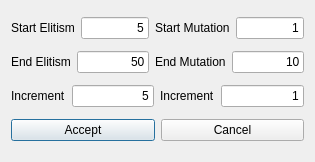
<?xml version="1.0" encoding="UTF-8"?>
<ui version="4.0">
 <class>CustomTestDialog</class>
 <widget class="QDialog" name="CustomTestDialog">
  <property name="geometry">
   <rect>
    <x>0</x>
    <y>0</y>
    <width>315</width>
    <height>162</height>
   </rect>
  </property>
  <property name="windowTitle">
   <string>RLP - Test Custom Algorithm</string>
  </property>
  <layout class="QVBoxLayout" name="verticalLayout">
   <item>
    <layout class="QHBoxLayout" name="horizontalLayout">
     <item>
      <widget class="QLabel" name="label">
       <property name="text">
        <string>Start Elitism</string>
       </property>
      </widget>
     </item>
     <item>
      <widget class="QLineEdit" name="lineEditStartElitism">
       <property name="text">
        <string>5</string>
       </property>
       <property name="alignment">
        <set>Qt::AlignRight|Qt::AlignTrailing|Qt::AlignVCenter</set>
       </property>
      </widget>
     </item>
     <item>
      <widget class="QLabel" name="label_4">
       <property name="text">
        <string>Start Mutation</string>
       </property>
      </widget>
     </item>
     <item>
      <widget class="QLineEdit" name="lineEditStartMutation">
       <property name="text">
        <string>1</string>
       </property>
       <property name="alignment">
        <set>Qt::AlignRight|Qt::AlignTrailing|Qt::AlignVCenter</set>
       </property>
      </widget>
     </item>
    </layout>
   </item>
   <item>
    <layout class="QHBoxLayout" name="horizontalLayout_2">
     <item>
      <widget class="QLabel" name="label_2">
       <property name="text">
        <string>End Elitism</string>
       </property>
      </widget>
     </item>
     <item>
      <widget class="QLineEdit" name="lineEditEndElitism">
       <property name="text">
        <string>50</string>
       </property>
       <property name="alignment">
        <set>Qt::AlignRight|Qt::AlignTrailing|Qt::AlignVCenter</set>
       </property>
      </widget>
     </item>
     <item>
      <widget class="QLabel" name="label_5">
       <property name="text">
        <string>End Mutation</string>
       </property>
      </widget>
     </item>
     <item>
      <widget class="QLineEdit" name="lineEditEndMutation">
       <property name="text">
        <string>10</string>
       </property>
       <property name="alignment">
        <set>Qt::AlignRight|Qt::AlignTrailing|Qt::AlignVCenter</set>
       </property>
      </widget>
     </item>
    </layout>
   </item>
   <item>
    <layout class="QHBoxLayout" name="horizontalLayout_3">
     <item>
      <widget class="QLabel" name="label_3">
       <property name="text">
        <string>Increment</string>
       </property>
      </widget>
     </item>
     <item>
      <widget class="QLineEdit" name="lineEditIncrementElitism">
       <property name="text">
        <string>5</string>
       </property>
       <property name="alignment">
        <set>Qt::AlignRight|Qt::AlignTrailing|Qt::AlignVCenter</set>
       </property>
      </widget>
     </item>
     <item>
      <widget class="QLabel" name="label_6">
       <property name="text">
        <string>Increment</string>
       </property>
      </widget>
     </item>
     <item>
      <widget class="QLineEdit" name="lineEditIncrementMutation">
       <property name="text">
        <string>1</string>
       </property>
       <property name="alignment">
        <set>Qt::AlignRight|Qt::AlignTrailing|Qt::AlignVCenter</set>
       </property>
      </widget>
     </item>
    </layout>
   </item>
   <item>
    <layout class="QHBoxLayout" name="horizontalLayout_4">
     <item>
      <widget class="QPushButton" name="pushButtonAccept">
       <property name="text">
        <string>Accept</string>
       </property>
      </widget>
     </item>
     <item>
      <widget class="QPushButton" name="pushButtonCancel">
       <property name="text">
        <string>Cancel</string>
       </property>
      </widget>
     </item>
    </layout>
   </item>
  </layout>
 </widget>
 <resources/>
 <connections/>
</ui>
